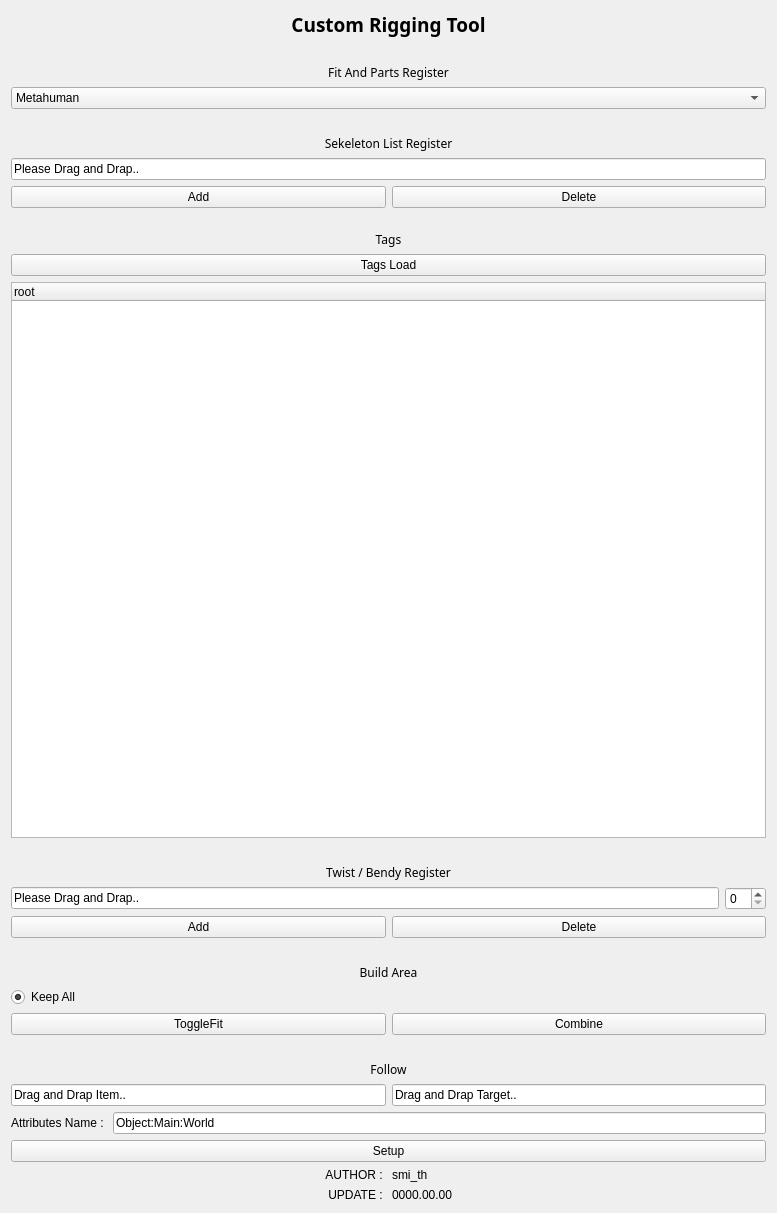
<?xml version="1.0" encoding="UTF-8"?>
<ui version="4.0">
 <class>Form</class>
 <widget class="QWidget" name="Form">
  <property name="geometry">
   <rect>
    <x>0</x>
    <y>0</y>
    <width>777</width>
    <height>1213</height>
   </rect>
  </property>
  <property name="windowTitle">
   <string>Form</string>
  </property>
  <property name="styleSheet">
   <string notr="true"/>
  </property>
  <layout class="QGridLayout" name="gridLayout">
   <item row="5" column="0">
    <layout class="QHBoxLayout" name="horizontalLayout_8">
     <item>
      <widget class="QLabel" name="label_5">
       <property name="text">
        <string>AUTHOR : </string>
       </property>
       <property name="alignment">
        <set>Qt::AlignRight|Qt::AlignTrailing|Qt::AlignVCenter</set>
       </property>
      </widget>
     </item>
     <item>
      <widget class="QLabel" name="label_10">
       <property name="text">
        <string>smi_th</string>
       </property>
      </widget>
     </item>
    </layout>
   </item>
   <item row="1" column="0">
    <layout class="QVBoxLayout" name="verticalLayout_2">
     <item>
      <spacer name="horizontalSpacer_2">
       <property name="orientation">
        <enum>Qt::Horizontal</enum>
       </property>
       <property name="sizeHint" stdset="0">
        <size>
         <width>40</width>
         <height>20</height>
        </size>
       </property>
      </spacer>
     </item>
     <item>
      <widget class="QLabel" name="label_7">
       <property name="font">
        <font>
         <family>Cascadia Code Light</family>
        </font>
       </property>
       <property name="text">
        <string>Fit And Parts Register</string>
       </property>
       <property name="alignment">
        <set>Qt::AlignCenter</set>
       </property>
      </widget>
     </item>
     <item>
      <layout class="QHBoxLayout" name="horizontalLayout_4">
       <item>
        <widget class="QComboBox" name="fitCBB">
         <item>
          <property name="text">
           <string>Metahuman</string>
          </property>
         </item>
         <item>
          <property name="text">
           <string>Neck</string>
          </property>
         </item>
         <item>
          <property name="text">
           <string>Spine</string>
          </property>
         </item>
         <item>
          <property name="text">
           <string>Clavicle</string>
          </property>
         </item>
         <item>
          <property name="text">
           <string>Arm</string>
          </property>
         </item>
         <item>
          <property name="text">
           <string>Finger</string>
          </property>
         </item>
         <item>
          <property name="text">
           <string>Leg</string>
          </property>
         </item>
         <item>
          <property name="text">
           <string>Foot</string>
          </property>
         </item>
         <item>
          <property name="text">
           <string>QArm</string>
          </property>
         </item>
         <item>
          <property name="text">
           <string>QLeg</string>
          </property>
         </item>
         <item>
          <property name="text">
           <string>Tail</string>
          </property>
         </item>
        </widget>
       </item>
      </layout>
     </item>
     <item>
      <spacer name="horizontalSpacer_4">
       <property name="orientation">
        <enum>Qt::Horizontal</enum>
       </property>
       <property name="sizeHint" stdset="0">
        <size>
         <width>40</width>
         <height>20</height>
        </size>
       </property>
      </spacer>
     </item>
     <item>
      <widget class="QLabel" name="label_3">
       <property name="font">
        <font>
         <family>Cascadia Code Light</family>
        </font>
       </property>
       <property name="text">
        <string>Sekeleton List Register</string>
       </property>
       <property name="alignment">
        <set>Qt::AlignCenter</set>
       </property>
      </widget>
     </item>
     <item>
      <widget class="QLineEdit" name="skeletonLE">
       <property name="text">
        <string>Please Drag and Drap..</string>
       </property>
       <property name="dragEnabled">
        <bool>true</bool>
       </property>
      </widget>
     </item>
     <item>
      <layout class="QHBoxLayout" name="horizontalLayout">
       <item>
        <widget class="QPushButton" name="skeletonAddPB">
         <property name="text">
          <string>Add</string>
         </property>
        </widget>
       </item>
       <item>
        <widget class="QPushButton" name="skeletonDeletePB">
         <property name="text">
          <string>Delete</string>
         </property>
        </widget>
       </item>
      </layout>
     </item>
     <item>
      <spacer name="horizontalSpacer_3">
       <property name="orientation">
        <enum>Qt::Horizontal</enum>
       </property>
       <property name="sizeHint" stdset="0">
        <size>
         <width>675</width>
         <height>17</height>
        </size>
       </property>
      </spacer>
     </item>
     <item>
      <widget class="QLabel" name="label_2">
       <property name="font">
        <font>
         <family>Cascadia Code Light</family>
        </font>
       </property>
       <property name="text">
        <string>Tags</string>
       </property>
       <property name="alignment">
        <set>Qt::AlignCenter</set>
       </property>
      </widget>
     </item>
     <item>
      <widget class="QPushButton" name="tagsLoadPB">
       <property name="text">
        <string>Tags Load</string>
       </property>
      </widget>
     </item>
     <item>
      <widget class="QTreeWidget" name="tagsTW">
       <property name="dragEnabled">
        <bool>true</bool>
       </property>
       <property name="dragDropMode">
        <enum>QAbstractItemView::InternalMove</enum>
       </property>
       <property name="defaultDropAction">
        <enum>Qt::CopyAction</enum>
       </property>
       <property name="selectionMode">
        <enum>QAbstractItemView::SingleSelection</enum>
       </property>
       <column>
        <property name="text">
         <string>root</string>
        </property>
       </column>
      </widget>
     </item>
    </layout>
   </item>
   <item row="3" column="0">
    <layout class="QVBoxLayout" name="verticalLayout">
     <item>
      <spacer name="horizontalSpacer">
       <property name="orientation">
        <enum>Qt::Horizontal</enum>
       </property>
       <property name="sizeHint" stdset="0">
        <size>
         <width>40</width>
         <height>20</height>
        </size>
       </property>
      </spacer>
     </item>
     <item>
      <widget class="QLabel" name="label_8">
       <property name="font">
        <font>
         <family>Cascadia Code Light</family>
        </font>
       </property>
       <property name="text">
        <string>Build Area</string>
       </property>
       <property name="alignment">
        <set>Qt::AlignCenter</set>
       </property>
      </widget>
     </item>
     <item>
      <widget class="QRadioButton" name="buildRB">
       <property name="text">
        <string>Keep All</string>
       </property>
       <property name="checked">
        <bool>true</bool>
       </property>
      </widget>
     </item>
     <item>
      <layout class="QHBoxLayout" name="horizontalLayout_3">
       <item>
        <widget class="QPushButton" name="buildFitPB">
         <property name="text">
          <string>ToggleFit</string>
         </property>
        </widget>
       </item>
       <item>
        <widget class="QPushButton" name="buildCombinePB">
         <property name="text">
          <string>Combine</string>
         </property>
        </widget>
       </item>
      </layout>
     </item>
    </layout>
   </item>
   <item row="0" column="0">
    <widget class="QLabel" name="label_4">
     <property name="font">
      <font>
       <family>Cascadia Code SemiBold</family>
       <pointsize>14</pointsize>
       <weight>75</weight>
       <bold>true</bold>
      </font>
     </property>
     <property name="text">
      <string>Custom Rigging Tool</string>
     </property>
     <property name="alignment">
      <set>Qt::AlignCenter</set>
     </property>
    </widget>
   </item>
   <item row="2" column="0">
    <layout class="QVBoxLayout" name="verticalLayout_3">
     <item>
      <spacer name="horizontalSpacer_5">
       <property name="orientation">
        <enum>Qt::Horizontal</enum>
       </property>
       <property name="sizeHint" stdset="0">
        <size>
         <width>40</width>
         <height>20</height>
        </size>
       </property>
      </spacer>
     </item>
     <item>
      <widget class="QLabel" name="label_6">
       <property name="font">
        <font>
         <family>Cascadia Code Light</family>
        </font>
       </property>
       <property name="text">
        <string>Twist / Bendy Register</string>
       </property>
       <property name="alignment">
        <set>Qt::AlignCenter</set>
       </property>
      </widget>
     </item>
     <item>
      <layout class="QHBoxLayout" name="horizontalLayout_2">
       <item>
        <widget class="QLineEdit" name="twistLE">
         <property name="text">
          <string>Please Drag and Drap..</string>
         </property>
         <property name="dragEnabled">
          <bool>true</bool>
         </property>
        </widget>
       </item>
       <item>
        <widget class="QSpinBox" name="twistSPB"/>
       </item>
      </layout>
     </item>
     <item>
      <layout class="QHBoxLayout" name="horizontalLayout_5">
       <item>
        <widget class="QPushButton" name="twistAddPB">
         <property name="text">
          <string>Add</string>
         </property>
        </widget>
       </item>
       <item>
        <widget class="QPushButton" name="twistDeletePB">
         <property name="text">
          <string>Delete</string>
         </property>
        </widget>
       </item>
      </layout>
     </item>
    </layout>
   </item>
   <item row="4" column="0">
    <layout class="QVBoxLayout" name="verticalLayout_4">
     <item>
      <spacer name="horizontalSpacer_6">
       <property name="orientation">
        <enum>Qt::Horizontal</enum>
       </property>
       <property name="sizeHint" stdset="0">
        <size>
         <width>40</width>
         <height>20</height>
        </size>
       </property>
      </spacer>
     </item>
     <item>
      <widget class="QLabel" name="label">
       <property name="font">
        <font>
         <family>Cascadia Code Light</family>
        </font>
       </property>
       <property name="text">
        <string>Follow</string>
       </property>
       <property name="alignment">
        <set>Qt::AlignCenter</set>
       </property>
      </widget>
     </item>
     <item>
      <layout class="QHBoxLayout" name="horizontalLayout_6">
       <item>
        <widget class="QLineEdit" name="followItemLE">
         <property name="text">
          <string>Drag and Drap Item..</string>
         </property>
         <property name="dragEnabled">
          <bool>true</bool>
         </property>
        </widget>
       </item>
       <item>
        <widget class="QLineEdit" name="followTargetLE">
         <property name="text">
          <string>Drag and Drap Target..</string>
         </property>
         <property name="dragEnabled">
          <bool>true</bool>
         </property>
         <property name="readOnly">
          <bool>false</bool>
         </property>
        </widget>
       </item>
      </layout>
     </item>
     <item>
      <layout class="QHBoxLayout" name="horizontalLayout_7">
       <item>
        <widget class="QLabel" name="label_9">
         <property name="text">
          <string>Attributes Name : </string>
         </property>
        </widget>
       </item>
       <item>
        <widget class="QLineEdit" name="followAttrLE">
         <property name="text">
          <string>Object:Main:World</string>
         </property>
        </widget>
       </item>
      </layout>
     </item>
     <item>
      <widget class="QPushButton" name="followPB">
       <property name="text">
        <string>Setup</string>
       </property>
      </widget>
     </item>
    </layout>
   </item>
   <item row="6" column="0">
    <layout class="QHBoxLayout" name="horizontalLayout_9">
     <item>
      <widget class="QLabel" name="label_11">
       <property name="text">
        <string>UPDATE : </string>
       </property>
       <property name="alignment">
        <set>Qt::AlignRight|Qt::AlignTrailing|Qt::AlignVCenter</set>
       </property>
      </widget>
     </item>
     <item>
      <widget class="QLabel" name="label_12">
       <property name="text">
        <string>0000.00.00</string>
       </property>
      </widget>
     </item>
    </layout>
   </item>
  </layout>
  <zorder></zorder>
  <zorder></zorder>
  <zorder>label_4</zorder>
  <zorder></zorder>
 </widget>
 <resources/>
 <connections>
  <connection>
   <sender>skeletonAddPB</sender>
   <signal>clicked()</signal>
   <receiver>skeletonLE</receiver>
   <slot>clear()</slot>
   <hints>
    <hint type="sourcelabel">
     <x>340</x>
     <y>265</y>
    </hint>
    <hint type="destinationlabel">
     <x>364</x>
     <y>230</y>
    </hint>
   </hints>
  </connection>
  <connection>
   <sender>skeletonDeletePB</sender>
   <signal>clicked()</signal>
   <receiver>skeletonLE</receiver>
   <slot>clear()</slot>
   <hints>
    <hint type="sourcelabel">
     <x>617</x>
     <y>260</y>
    </hint>
    <hint type="destinationlabel">
     <x>629</x>
     <y>233</y>
    </hint>
   </hints>
  </connection>
  <connection>
   <sender>twistAddPB</sender>
   <signal>clicked()</signal>
   <receiver>twistLE</receiver>
   <slot>clear()</slot>
   <hints>
    <hint type="sourcelabel">
     <x>285</x>
     <y>862</y>
    </hint>
    <hint type="destinationlabel">
     <x>316</x>
     <y>821</y>
    </hint>
   </hints>
  </connection>
 </connections>
</ui>
